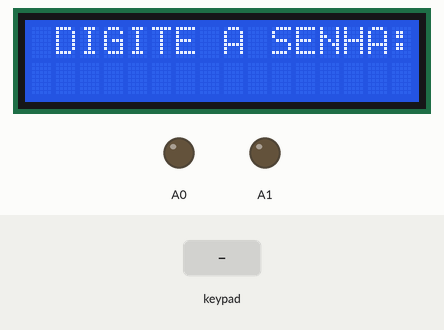
Bench run of a sketch on a simulated Arduino Uno, built with avr-gcc and run on an emulated ATmega328P. Parts: 16×2 character LCD, output pins drawn as LEDs (lit = HIGH). The inputs (shaded band) are chosen by the test bench.

Above: at 1.2 s.
1.3 s: keypad keys 7 6 5 4 # pressed 0.4 s apart
At 3.5 s:
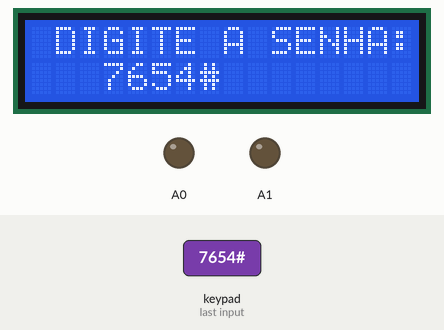
4.8 s: key 'A' pressed
At 5.3 s:
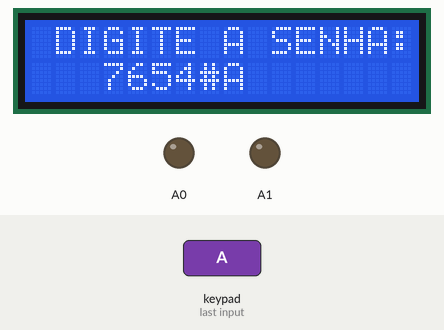
6.3 s: keypad keys 7 6 5 4 * pressed 0.4 s apart
At 9.4 s:
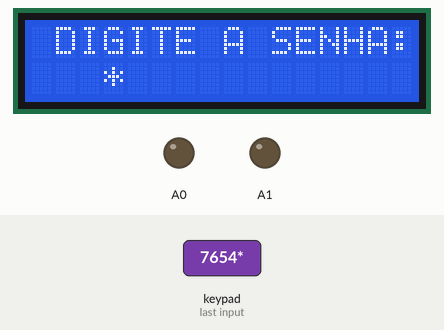
10.1 s: key 'B' pressed
At 11.3 s:
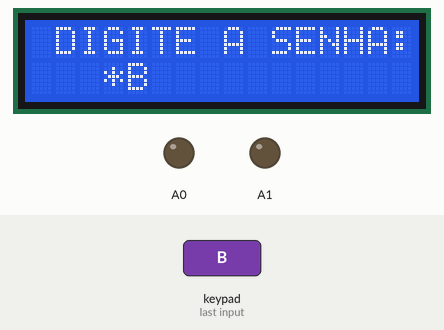
11.6 s: key 'C' pressed
At 12.6 s:
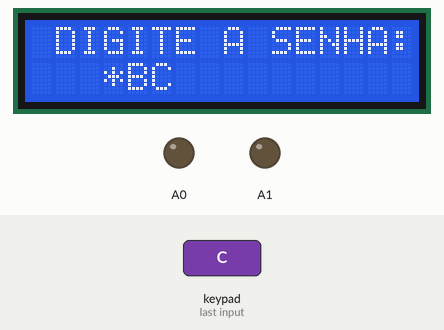
13.1 s: keypad keys 7 6 5 4 A pressed 0.4 s apart
At 15.2 s:
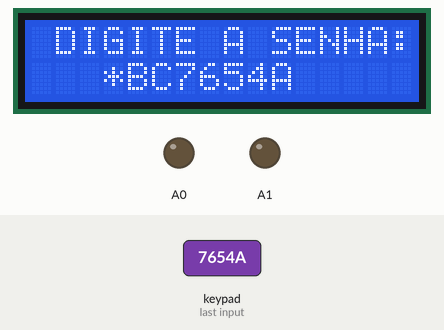
Timing chart, 0 to 16.7 s (numbered marks = the images above; inputs shaded):
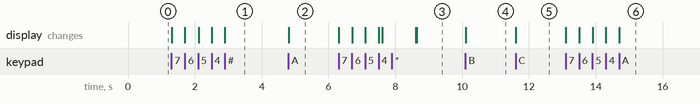

Measured:
- after the input at 1.3 s, the display: first changes at once (image 1 shows a later state)
- after the input at 4.8 s, the display: changes at once (image 2)
- after the input at 6.3 s, the display: first changes at once (image 3 shows a later state)
- after the input at 10.1 s, the display: changes at once (image 4)
- after the input at 11.6 s, the display: changes at once (image 5)
- after the input at 13.1 s, the display: first changes at once (image 6 shows a later state)

The sketch:

c_digo_do_projeto.ino
```cpp
//Eduardo Lopes de Oliveira
//RA 161490336


#include <LiquidCrystal.h>
#include <Keypad.h>


	int variavel=0;
	int num1=0, num2=0, num3=0, num4=0, num5=0, num6=0, num7=0, num8=0, num9=0, num10=0;
	int dig1=1, dig2=2, dig3=3, dig4=4, dig5=5, dig6=6, dig7=7, dig8=8, dig9=9, dig10=0;

	const byte filas = 4;
	const byte columnas = 4;
	char tecla[filas][columnas] = {
 	{'1','2','3','A'},
 	{'4','5','6','B'},
 	{'7','8','9','C'},
  	{'*','0','#','D'}
};

//ARDUINO
	byte pinFilas[filas] = {7, 6, 5, 4};
	byte pinColumnas[columnas] = {3, 2, 1, 0};
	Keypad keypad = Keypad( makeKeymap(tecla), pinFilas, pinColumnas, filas, columnas );
	LiquidCrystal lcd(8,9,10,11,12,13);

void setup(){
	lcd.begin(16,2);
	pinMode (A0, OUTPUT);
  	pinMode (A1, OUTPUT);
}


void loop(){
	char key = keypad.getKey();
  	if (key){
   	lcd.setCursor(3+variavel,1);
   	lcd.print(key);
   	key=key-48; //CONVERÇÃO DOS DIGITOS DO TECLADO
   	variavel++;
   	switch(variavel){
    case 1:
    num1=key; //ARMAZENAR O 1º DIGITO
    break;
    case 2:
    num2=key; //ARMAZENAR O 2º DIGITO
    break;
    case 3:
    num3=key; //ARMAZENAR O 3º DIGITO
    break;
    case 4:
    num4=key; //ARMAZENAR O 4º DIGITO
    break;
    case 5:
    num5=key; //ARMAZENAR O 5º DIGITO
    break;
    case 6:
    num6=key; //ARMAZENAR O 6º DIGITO
    break;
    case 7:
    num7=key; //ARMAZENAR O 7º DIGITO
    break;
    case 8:
    num8=key; //ARMAZENAR O 8º DIGITO
    break;
    case 9:
    num9=key; //ARMAZENAR O 9º DIGITO
    break;
    case 10:
    num10=key; //ARMAZENAR O 10º DIGITO
  	delay(100);

    //SENHA CORRETA
  	if(num1==dig1 && num2==dig2 && num3==dig3 && num4==dig4 && num5==dig5 && num6==dig6 && num7==dig7 && num8==dig8 && num9==dig9 && num10==dig10){
    lcd.clear();
    lcd.setCursor(5,0);
    lcd.print("ACESSO");
    lcd.setCursor(4,1);
    lcd.print("LIBERADO");
    delay(1000);
    lcd.clear();
    }
    //SENHA ERRADA
  	else{
    lcd.clear();
    lcd.setCursor(5,0);
    lcd.print("ACESSO");
    lcd.setCursor(5,1);
    lcd.print("NEGADO");
    delay(1000);
    lcd.clear();
    }

  	variavel=0;
  	lcd.clear();

  	break;
  }

 }
 if(!key){lcd.setCursor(1,0),lcd.print("DIGITE A SENHA:");}//INÍCIO
	analogWrite (A0, HIGH);
  delay(2);
}
```
